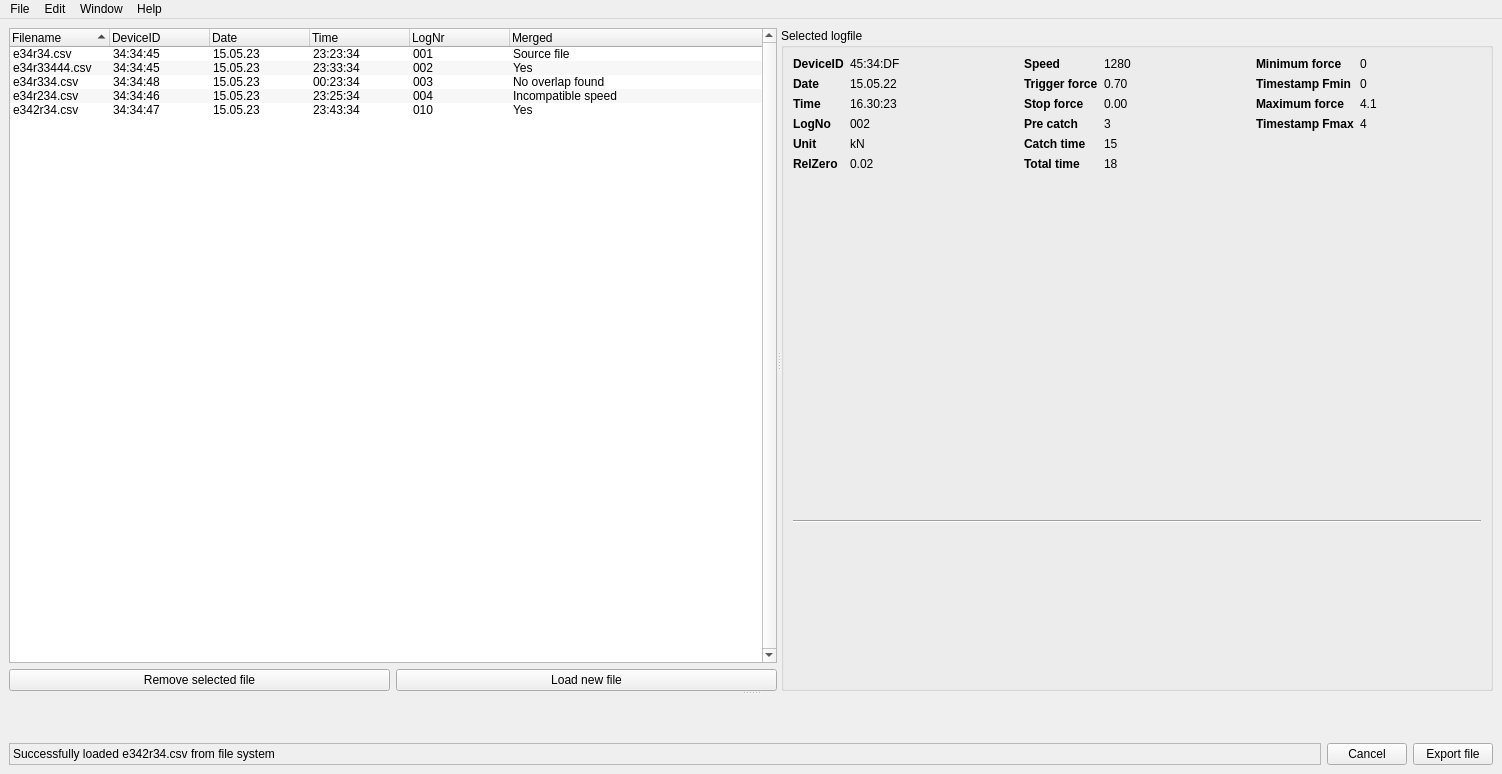
<?xml version="1.0" encoding="UTF-8"?>
<ui version="4.0">
 <class>LogfileEditor</class>
 <widget class="QMainWindow" name="LogfileEditor">
  <property name="geometry">
   <rect>
    <x>0</x>
    <y>0</y>
    <width>1502</width>
    <height>774</height>
   </rect>
  </property>
  <property name="windowTitle">
   <string>Logfile editor</string>
  </property>
  <property name="windowIcon">
   <iconset resource="../../assets/resource.qrc">
    <normaloff>:/linescaleGUI/logo/logo.png</normaloff>:/linescaleGUI/logo/logo.png</iconset>
  </property>
  <widget class="QWidget" name="centralwidget">
   <layout class="QVBoxLayout" name="verticalLayout_3">
    <item>
     <widget class="QSplitter" name="splitterVertical">
      <property name="orientation">
       <enum>Qt::Vertical</enum>
      </property>
      <widget class="QSplitter" name="splitterUpperHorizontal">
       <property name="orientation">
        <enum>Qt::Horizontal</enum>
       </property>
       <property name="childrenCollapsible">
        <bool>false</bool>
       </property>
       <widget class="QWidget" name="layoutWidget">
        <layout class="QVBoxLayout" name="groupAllLogfiles">
         <item>
          <widget class="QTreeWidget" name="treeLogfiles">
           <property name="minimumSize">
            <size>
             <width>400</width>
             <height>0</height>
            </size>
           </property>
           <property name="frameShape">
            <enum>QFrame::StyledPanel</enum>
           </property>
           <property name="frameShadow">
            <enum>QFrame::Plain</enum>
           </property>
           <property name="lineWidth">
            <number>1</number>
           </property>
           <property name="verticalScrollBarPolicy">
            <enum>Qt::ScrollBarAlwaysOn</enum>
           </property>
           <property name="alternatingRowColors">
            <bool>true</bool>
           </property>
           <property name="indentation">
            <number>0</number>
           </property>
           <property name="uniformRowHeights">
            <bool>false</bool>
           </property>
           <property name="itemsExpandable">
            <bool>true</bool>
           </property>
           <property name="sortingEnabled">
            <bool>true</bool>
           </property>
           <property name="headerHidden">
            <bool>false</bool>
           </property>
           <column>
            <property name="text">
             <string>Filename</string>
            </property>
           </column>
           <column>
            <property name="text">
             <string>DeviceID</string>
            </property>
           </column>
           <column>
            <property name="text">
             <string>Date</string>
            </property>
           </column>
           <column>
            <property name="text">
             <string>Time</string>
            </property>
           </column>
           <column>
            <property name="text">
             <string>LogNr</string>
            </property>
           </column>
           <column>
            <property name="text">
             <string>Merged</string>
            </property>
           </column>
           <item>
            <property name="text">
             <string>e34r34.csv</string>
            </property>
            <property name="text">
             <string>34:34:45</string>
            </property>
            <property name="text">
             <string>15.05.23</string>
            </property>
            <property name="text">
             <string>23:23:34</string>
            </property>
            <property name="text">
             <string>001</string>
            </property>
            <property name="text">
             <string>Source file</string>
            </property>
           </item>
           <item>
            <property name="text">
             <string>e34r33444.csv</string>
            </property>
            <property name="text">
             <string>34:34:45</string>
            </property>
            <property name="text">
             <string>15.05.23</string>
            </property>
            <property name="text">
             <string>23:33:34</string>
            </property>
            <property name="text">
             <string>002</string>
            </property>
            <property name="text">
             <string>Yes</string>
            </property>
           </item>
           <item>
            <property name="text">
             <string>e34r334.csv</string>
            </property>
            <property name="text">
             <string>34:34:48</string>
            </property>
            <property name="text">
             <string>15.05.23</string>
            </property>
            <property name="text">
             <string>00:23:34</string>
            </property>
            <property name="text">
             <string>003</string>
            </property>
            <property name="text">
             <string>No overlap found</string>
            </property>
           </item>
           <item>
            <property name="text">
             <string>e34r234.csv</string>
            </property>
            <property name="text">
             <string>34:34:46</string>
            </property>
            <property name="text">
             <string>15.05.23</string>
            </property>
            <property name="text">
             <string>23:25:34</string>
            </property>
            <property name="text">
             <string>004</string>
            </property>
            <property name="text">
             <string>Incompatible speed</string>
            </property>
           </item>
           <item>
            <property name="text">
             <string>e342r34.csv</string>
            </property>
            <property name="text">
             <string>34:34:47</string>
            </property>
            <property name="text">
             <string>15.05.23</string>
            </property>
            <property name="text">
             <string>23:43:34</string>
            </property>
            <property name="text">
             <string>010</string>
            </property>
            <property name="text">
             <string>Yes</string>
            </property>
           </item>
          </widget>
         </item>
         <item>
          <layout class="QHBoxLayout" name="layoutButtonsFile">
           <item>
            <widget class="QPushButton" name="btnRemoveFile">
             <property name="text">
              <string>Remove selected file</string>
             </property>
            </widget>
           </item>
           <item>
            <widget class="QPushButton" name="btnLoadFile">
             <property name="text">
              <string>Load new file</string>
             </property>
            </widget>
           </item>
          </layout>
         </item>
        </layout>
       </widget>
       <widget class="QGroupBox" name="groupSelLogfile">
        <property name="title">
         <string>Selected logfile</string>
        </property>
        <layout class="QVBoxLayout" name="verticalLayout_2">
         <item>
          <layout class="QHBoxLayout" name="metaData">
           <item>
            <layout class="QFormLayout" name="leftMetaData">
             <item row="0" column="0">
              <widget class="QLabel" name="lblDeviceID">
               <property name="font">
                <font>
                 <bold>true</bold>
                </font>
               </property>
               <property name="text">
                <string>DeviceID</string>
               </property>
              </widget>
             </item>
             <item row="0" column="1">
              <widget class="QLabel" name="outDeviceID">
               <property name="text">
                <string>45:34:DF</string>
               </property>
               <property name="textInteractionFlags">
                <set>Qt::TextSelectableByMouse</set>
               </property>
              </widget>
             </item>
             <item row="1" column="0">
              <widget class="QLabel" name="lblDate">
               <property name="font">
                <font>
                 <bold>true</bold>
                </font>
               </property>
               <property name="text">
                <string>Date</string>
               </property>
              </widget>
             </item>
             <item row="1" column="1">
              <widget class="QLabel" name="outDate">
               <property name="text">
                <string>15.05.22</string>
               </property>
               <property name="textInteractionFlags">
                <set>Qt::TextSelectableByMouse</set>
               </property>
              </widget>
             </item>
             <item row="2" column="0">
              <widget class="QLabel" name="lblTime">
               <property name="font">
                <font>
                 <bold>true</bold>
                </font>
               </property>
               <property name="text">
                <string>Time</string>
               </property>
              </widget>
             </item>
             <item row="2" column="1">
              <widget class="QLabel" name="outTime">
               <property name="text">
                <string>16.30:23</string>
               </property>
               <property name="textInteractionFlags">
                <set>Qt::TextSelectableByMouse</set>
               </property>
              </widget>
             </item>
             <item row="3" column="0">
              <widget class="QLabel" name="lblLogNr">
               <property name="font">
                <font>
                 <bold>true</bold>
                </font>
               </property>
               <property name="text">
                <string>LogNo</string>
               </property>
              </widget>
             </item>
             <item row="3" column="1">
              <widget class="QLabel" name="outLogNr">
               <property name="text">
                <string>002</string>
               </property>
               <property name="textInteractionFlags">
                <set>Qt::TextSelectableByMouse</set>
               </property>
              </widget>
             </item>
             <item row="4" column="0">
              <widget class="QLabel" name="lblUnit">
               <property name="font">
                <font>
                 <bold>true</bold>
                </font>
               </property>
               <property name="text">
                <string>Unit</string>
               </property>
              </widget>
             </item>
             <item row="4" column="1">
              <widget class="QLabel" name="outUnit">
               <property name="text">
                <string>kN</string>
               </property>
               <property name="textInteractionFlags">
                <set>Qt::TextSelectableByMouse</set>
               </property>
              </widget>
             </item>
             <item row="5" column="0">
              <widget class="QLabel" name="lblRelZero">
               <property name="font">
                <font>
                 <bold>true</bold>
                </font>
               </property>
               <property name="text">
                <string>RelZero</string>
               </property>
              </widget>
             </item>
             <item row="5" column="1">
              <widget class="QLabel" name="outRelZero">
               <property name="text">
                <string>0.02</string>
               </property>
               <property name="textInteractionFlags">
                <set>Qt::TextSelectableByMouse</set>
               </property>
              </widget>
             </item>
            </layout>
           </item>
           <item>
            <layout class="QFormLayout" name="middleMetaData">
             <item row="0" column="0">
              <widget class="QLabel" name="lblSpeed">
               <property name="font">
                <font>
                 <bold>true</bold>
                </font>
               </property>
               <property name="text">
                <string>Speed</string>
               </property>
              </widget>
             </item>
             <item row="0" column="1">
              <widget class="QLabel" name="outSpeed">
               <property name="text">
                <string>1280</string>
               </property>
               <property name="textInteractionFlags">
                <set>Qt::TextSelectableByMouse</set>
               </property>
              </widget>
             </item>
             <item row="1" column="0">
              <widget class="QLabel" name="lblTriggerForce">
               <property name="font">
                <font>
                 <bold>true</bold>
                </font>
               </property>
               <property name="text">
                <string>Trigger force</string>
               </property>
              </widget>
             </item>
             <item row="1" column="1">
              <widget class="QLabel" name="outTriggerForce">
               <property name="text">
                <string>0.70</string>
               </property>
               <property name="textInteractionFlags">
                <set>Qt::TextSelectableByMouse</set>
               </property>
              </widget>
             </item>
             <item row="2" column="0">
              <widget class="QLabel" name="lblStopForce">
               <property name="font">
                <font>
                 <bold>true</bold>
                </font>
               </property>
               <property name="text">
                <string>Stop force</string>
               </property>
              </widget>
             </item>
             <item row="2" column="1">
              <widget class="QLabel" name="outStopForce">
               <property name="text">
                <string>0.00</string>
               </property>
               <property name="textInteractionFlags">
                <set>Qt::TextSelectableByMouse</set>
               </property>
              </widget>
             </item>
             <item row="3" column="0">
              <widget class="QLabel" name="lblPreCatch">
               <property name="font">
                <font>
                 <bold>true</bold>
                </font>
               </property>
               <property name="text">
                <string>Pre catch</string>
               </property>
              </widget>
             </item>
             <item row="3" column="1">
              <widget class="QLabel" name="outPreCatch">
               <property name="text">
                <string>3</string>
               </property>
               <property name="textInteractionFlags">
                <set>Qt::TextSelectableByMouse</set>
               </property>
              </widget>
             </item>
             <item row="4" column="0">
              <widget class="QLabel" name="lblCatchTime">
               <property name="font">
                <font>
                 <bold>true</bold>
                </font>
               </property>
               <property name="text">
                <string>Catch time</string>
               </property>
              </widget>
             </item>
             <item row="4" column="1">
              <widget class="QLabel" name="outCatchTime">
               <property name="text">
                <string>15</string>
               </property>
               <property name="textInteractionFlags">
                <set>Qt::TextSelectableByMouse</set>
               </property>
              </widget>
             </item>
             <item row="5" column="0">
              <widget class="QLabel" name="lblTotalTime">
               <property name="font">
                <font>
                 <bold>true</bold>
                </font>
               </property>
               <property name="text">
                <string>Total time</string>
               </property>
              </widget>
             </item>
             <item row="5" column="1">
              <widget class="QLabel" name="outTotalTime">
               <property name="text">
                <string>18</string>
               </property>
               <property name="textInteractionFlags">
                <set>Qt::TextSelectableByMouse</set>
               </property>
              </widget>
             </item>
            </layout>
           </item>
           <item>
            <layout class="QFormLayout" name="rightMetaData">
             <item row="0" column="0">
              <widget class="QLabel" name="lblMinForce">
               <property name="font">
                <font>
                 <bold>true</bold>
                </font>
               </property>
               <property name="text">
                <string>Minimum force</string>
               </property>
              </widget>
             </item>
             <item row="0" column="1">
              <widget class="QLabel" name="outMinForce">
               <property name="text">
                <string>0</string>
               </property>
               <property name="textInteractionFlags">
                <set>Qt::TextSelectableByMouse</set>
               </property>
              </widget>
             </item>
             <item row="1" column="0">
              <widget class="QLabel" name="lblMinTime">
               <property name="font">
                <font>
                 <bold>true</bold>
                </font>
               </property>
               <property name="text">
                <string>Timestamp Fmin</string>
               </property>
              </widget>
             </item>
             <item row="1" column="1">
              <widget class="QLabel" name="outMinTime">
               <property name="text">
                <string>0</string>
               </property>
               <property name="textInteractionFlags">
                <set>Qt::TextSelectableByMouse</set>
               </property>
              </widget>
             </item>
             <item row="2" column="0">
              <widget class="QLabel" name="lblMaxForce">
               <property name="font">
                <font>
                 <bold>true</bold>
                </font>
               </property>
               <property name="text">
                <string>Maximum force</string>
               </property>
              </widget>
             </item>
             <item row="2" column="1">
              <widget class="QLabel" name="outMaxForce">
               <property name="text">
                <string>4.1</string>
               </property>
               <property name="textInteractionFlags">
                <set>Qt::TextSelectableByMouse</set>
               </property>
              </widget>
             </item>
             <item row="3" column="0">
              <widget class="QLabel" name="lblMaxTime">
               <property name="font">
                <font>
                 <bold>true</bold>
                </font>
               </property>
               <property name="text">
                <string>Timestamp Fmax</string>
               </property>
              </widget>
             </item>
             <item row="3" column="1">
              <widget class="QLabel" name="outMaxTime">
               <property name="text">
                <string>4</string>
               </property>
               <property name="textInteractionFlags">
                <set>Qt::TextSelectableByMouse</set>
               </property>
              </widget>
             </item>
            </layout>
           </item>
          </layout>
         </item>
         <item>
          <widget class="Line" name="lineSelLogfile">
           <property name="orientation">
            <enum>Qt::Horizontal</enum>
           </property>
          </widget>
         </item>
         <item>
          <widget class="QLabel" name="widgetPlotSelLogfile">
           <property name="maximumSize">
            <size>
             <width>550</width>
             <height>150</height>
            </size>
           </property>
           <property name="text">
            <string/>
           </property>
           <property name="pixmap">
            <pixmap resource="../../assets/resource.qrc">:/linescaleGUI/mockup/graph.jpeg</pixmap>
           </property>
           <property name="scaledContents">
            <bool>true</bool>
           </property>
          </widget>
         </item>
        </layout>
       </widget>
      </widget>
      <widget class="QLabel" name="widgetPlotMerged">
       <property name="text">
        <string/>
       </property>
       <property name="pixmap">
        <pixmap resource="../../assets/resource.qrc">:/linescaleGUI/mockup/graphCombined.jpeg</pixmap>
       </property>
       <property name="scaledContents">
        <bool>true</bool>
       </property>
      </widget>
     </widget>
    </item>
    <item>
     <layout class="QHBoxLayout" name="layoutBottom">
      <item>
       <widget class="QLabel" name="outLogLine">
        <property name="sizePolicy">
         <sizepolicy hsizetype="Preferred" vsizetype="Preferred">
          <horstretch>2</horstretch>
          <verstretch>0</verstretch>
         </sizepolicy>
        </property>
        <property name="frameShape">
         <enum>QFrame::StyledPanel</enum>
        </property>
        <property name="frameShadow">
         <enum>QFrame::Plain</enum>
        </property>
        <property name="text">
         <string>Successfully loaded e342r34.csv from file system</string>
        </property>
       </widget>
      </item>
      <item>
       <widget class="QPushButton" name="btnCancel">
        <property name="text">
         <string>Cancel</string>
        </property>
       </widget>
      </item>
      <item>
       <widget class="QPushButton" name="btnExportFile">
        <property name="text">
         <string>Export file</string>
        </property>
       </widget>
      </item>
     </layout>
    </item>
   </layout>
  </widget>
  <widget class="QMenuBar" name="menubar">
   <property name="geometry">
    <rect>
     <x>0</x>
     <y>0</y>
     <width>1502</width>
     <height>22</height>
    </rect>
   </property>
   <widget class="QMenu" name="menuFile">
    <property name="title">
     <string>File</string>
    </property>
    <addaction name="actionExit_file_editor"/>
   </widget>
   <widget class="QMenu" name="menuEdit">
    <property name="title">
     <string>Edit</string>
    </property>
    <addaction name="actionAdd_logfile_from_disk"/>
    <addaction name="actionRemove_all_files"/>
   </widget>
   <widget class="QMenu" name="menuHelp">
    <property name="title">
     <string>Help</string>
    </property>
    <addaction name="actionOpen_online_help"/>
   </widget>
   <widget class="QMenu" name="menuWindow">
    <property name="title">
     <string>Window</string>
    </property>
    <addaction name="actionFile_browser"/>
    <addaction name="actionSelected_logfile"/>
    <addaction name="actionMerged_logfile"/>
   </widget>
   <addaction name="menuFile"/>
   <addaction name="menuEdit"/>
   <addaction name="menuWindow"/>
   <addaction name="menuHelp"/>
  </widget>
  <action name="actionExit_file_editor">
   <property name="text">
    <string>Exit file editor</string>
   </property>
  </action>
  <action name="actionAdd_logfile_from_disk">
   <property name="text">
    <string>Load new file</string>
   </property>
  </action>
  <action name="actionRemove_all_files">
   <property name="text">
    <string>Remove all files</string>
   </property>
  </action>
  <action name="actionAbout">
   <property name="text">
    <string>About</string>
   </property>
  </action>
  <action name="actionAbout_Qt">
   <property name="text">
    <string>About Qt</string>
   </property>
  </action>
  <action name="actionOpen_online_help">
   <property name="text">
    <string>Open online help</string>
   </property>
  </action>
  <action name="actionFile_browser">
   <property name="checkable">
    <bool>true</bool>
   </property>
   <property name="checked">
    <bool>true</bool>
   </property>
   <property name="text">
    <string>File browser</string>
   </property>
  </action>
  <action name="actionSelected_logfile">
   <property name="checkable">
    <bool>true</bool>
   </property>
   <property name="checked">
    <bool>true</bool>
   </property>
   <property name="text">
    <string>Selected logfile</string>
   </property>
  </action>
  <action name="actionMerged_logfile">
   <property name="checkable">
    <bool>true</bool>
   </property>
   <property name="checked">
    <bool>true</bool>
   </property>
   <property name="text">
    <string>Merged logfile</string>
   </property>
  </action>
 </widget>
 <resources>
  <include location="../../assets/resource.qrc"/>
 </resources>
 <connections/>
</ui>
